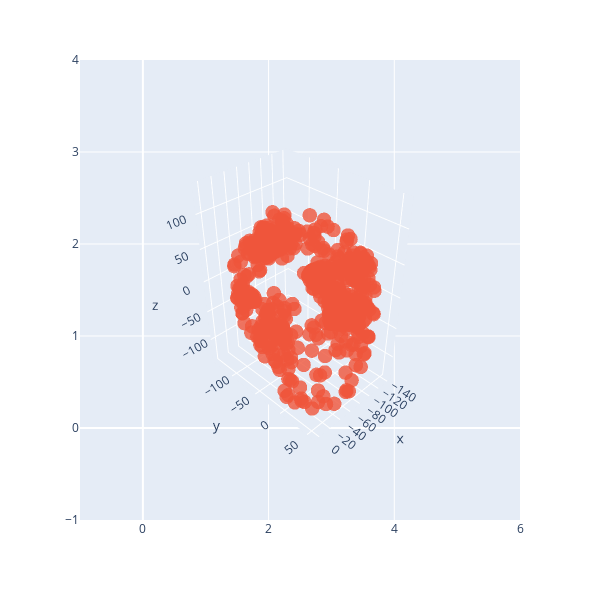

The notebook cell this image was saved under:
### Code cell
# Display the result of rotation for pelvis -- it is clear that the chosen rotation matiry should work correctly.
import plotly.express as px
import plotly.graph_objects as go
fig = px.scatter(width=600, height=600)
fig.add_trace(go.Scatter3d(x = pelvis_transformed[:, 0],  y = pelvis_transformed[:,1], z=pelvis_transformed[:,2], mode = 'markers', name = 'pelvis', marker=dict(size=5,opacity=0.8)))
fig.update_scenes(aspectmode="data" )
camera = dict(
    up=dict(x=0, y=0, z=1),
    center=dict(x=0, y=0, z=0),
    eye=dict(x=2, y=2, z=2)
)
fig.update_layout(scene_camera=camera)
fig.show()

### Figure 1 — Plotly figure (JSON) as saved in the notebook; plotly's stock layout.template omitted (floating-point values rounded to 4 significant figures; data arrays with more than 128 entries replaced by an {"elided": "..."} marker saying what was removed)
{"data": [{"hovertemplate": "<extra></extra>", "legendgroup": "", "marker": {"color": "#636efa", "symbol": "circle"}, "mode": "markers", "name": "", "orientation": "v", "showlegend": false, "type": "scatter", "xaxis": "x", "yaxis": "y"}, {"marker": {"opacity": 0.8, "size": 5}, "mode": "markers", "name": "pelvis", "type": "scatter3d", "x": {"elided": "544 float values"}, "y": {"elided": "544 float values"}, "z": {"elided": "544 float values"}}], "layout": {"height": 600, "legend": {"tracegroupgap": 0}, "margin": {"t": 60}, "scene": {"aspectmode": "data", "camera": {"center": {"x": 0, "y": 0, "z": 0}, "eye": {"x": 2, "y": 2, "z": 2}, "up": {"x": 0, "y": 0, "z": 1}}}, "width": 600, "xaxis": {"anchor": "y", "domain": [0, 1]}, "yaxis": {"anchor": "x", "domain": [0, 1]}}}
